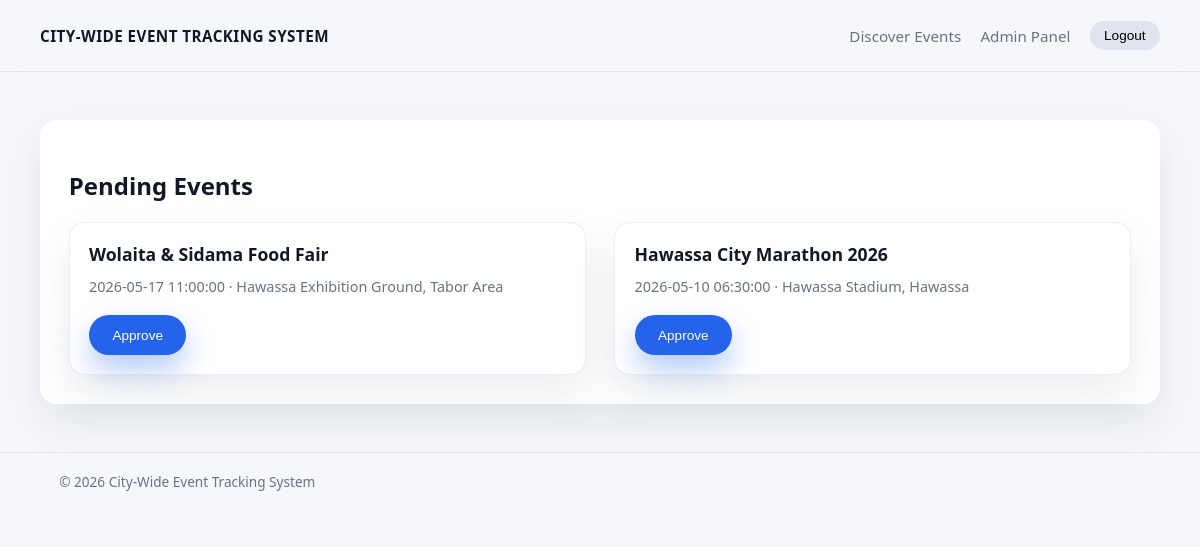
Screenshot of /index.php?page=admin_events (signed in) with the database file from the repository.
### tables this page shows
CREATE TABLE events (
    id INT UNSIGNED AUTO_INCREMENT PRIMARY KEY,
    organizer_id INT UNSIGNED NOT NULL,
    title VARCHAR(150) NOT NULL,
    description TEXT NOT NULL,
    image_path VARCHAR(255) NULL,
    location VARCHAR(150) NOT NULL,
    event_date DATETIME NOT NULL,
    capacity INT UNSIGNED NOT NULL,
    is_verified TINYINT(1) NOT NULL DEFAULT 0,
    edited_at DATETIME NULL,
    edited_by INT UNSIGNED NULL,
    edit_reason VARCHAR(500) NULL,
    created_at DATETIME NOT NULL DEFAULT CURRENT_TIMESTAMP,
    CONSTRAINT fk_events_organizer FOREIGN KEY (organizer_id) REFERENCES users(id)
        ON DELETE CASCADE,
    CONSTRAINT fk_events_edited_by FOREIGN KEY (edited_by) REFERENCES users(id)
        ON DELETE SET NULL
);

### public/index.php (called while the page is built, shortened)
<?php
require __DIR__ . '/../includes/helpers.php';
require __DIR__ . '/../config/routes.php';
$page = $_GET['page'] ?? 'event_feed';
$viewFile = $routes[$page] ?? null;
require __DIR__ . '/../views/layout/header.php';
require $viewFile;
require __DIR__ . '/../views/layout/footer.php';

### models/EventModel.php (called while the page is built, shortened)
<?php
function event_get_pending_events(): array
{
    $pdo = get_pdo();
    $stmt = $pdo->query(
        'SELECT *
         FROM events
         WHERE is_verified = 0
         ORDER BY created_at DESC'
    );
    return $stmt->fetchAll();
}

### includes/helpers.php (called while the page is built, shortened)
<?php
function e(?string $value): string
{
    return htmlspecialchars($value ?? '', ENT_QUOTES, 'UTF-8');
}

### views/pages/admin_events.php (the view, shortened to what this page needs)
<?php
require_once __DIR__ . '/../../includes/helpers.php';
require_once __DIR__ . '/../../models/EventModel.php';
$pendingEvents = event_get_pending_events();
?>
<section class="admin-events">
    <h1>Pending Events</h1>
    <?php if (empty($pendingEvents)): ?>
        <p>No pending events at the moment.</p>
    <?php else: ?>
        <div class="event-grid">
            <?php foreach ($pendingEvents as $event): ?>
                <article class="event-card">
                    <header>
                        <h2><?= e($event['title']) ?></h2>
                    </header>
                    <p class="event-meta">
                        <?= e($event['event_date']) ?> &middot;
                        <?= e($event['location']) ?>
                    </p>
                    <form action="<?= e(BASE_URL . 'actions/events/toggle_approval.php') ?>" method="post" style="margin-top:0.5rem;">
                        <button type="submit" class="button primary" style="font-size:0.85rem;">Approve</button>
                    </form>
                </article>
            <?php endforeach; ?>
        </div>
    <?php endif; ?>
</section>

### public/assets/css/style.css (style rules this page uses)
:root { --color-bg: #f5f7fb; --color-surface: #ffffff; --color-border-subtle: #e0e4ee; --color-text-main: #111827; --color-text-muted: #6b7280; --color-primary: #2563eb; --color-primary-soft: #dbeafe; --color-danger: #b91c1c; --color-success: #15803d; --radius-lg: 16px; --radius-md: 10px; --radius-pill: 999px; --shadow-soft: 0 18px 45px rgba(15, 23, 42, 0.08); --space-xs: 0.4rem; --space-sm: 0.7rem; --space-md: 1.2rem; --space-lg: 1.8rem; --space-xl: 3rem; --font-sans: system-ui, -apple-system, BlinkMacSystemFont, "Segoe UI", sans-serif; }
*, *::before, *::after { box-sizing: border-box; }
html, body { margin: 0; padding: 0; }
body { font-family: var(--font-sans); background: var(--color-bg); color: var(--color-text-main); -webkit-font-smoothing: antialiased; }
.button { display: inline-flex; align-items: center; justify-content: center; padding: 0.7rem 1.4rem; border-radius: var(--radius-pill); border: 1px solid transparent; font-size: 0.95rem; cursor: pointer; background: var(--color-surface); color: var(--color-text-main); transition: background 0.15s ease, transform 0.1s ease, box-shadow 0.15s ease; }
.button.primary { background: var(--color-primary); color: #fff; box-shadow: 0 14px 30px rgba(37, 99, 235, 0.35); }
.event-grid { display: grid; grid-template-columns: repeat(auto-fit, minmax(260px, 1fr)); gap: var(--space-lg); }
.event-card { background: var(--color-surface); border-radius: var(--radius-lg); padding: var(--space-md); box-shadow: var(--shadow-soft); border: 1px solid rgba(148, 163, 184, 0.18); }
.event-card header { display: flex; align-items: center; justify-content: space-between; gap: var(--space-sm); margin-bottom: var(--space-sm); }
.event-card h2 { font-size: 1.1rem; margin: 0; }
.event-meta { margin: 0 0 var(--space-md); font-size: 0.9rem; color: var(--color-text-muted); }
.dashboard, .admin-events { background: var(--color-surface); padding: var(--space-lg); border-radius: var(--radius-lg); box-shadow: var(--shadow-soft); }

### rows the page displays
events: title "Wolaita & Sidama Food Fair", event_date "2026-05-17 11:00:00", location "Hawassa Exhibition Ground, Tabor Area"
events: title "Hawassa City Marathon 2026", event_date "2026-05-10 06:30:00", location "Hawassa Stadium, Hawassa"

### other values shown
APP_NAME "CITY-WIDE EVENT TRACKING SYSTEM"
APP_NAME "City-Wide Event Tracking System"
